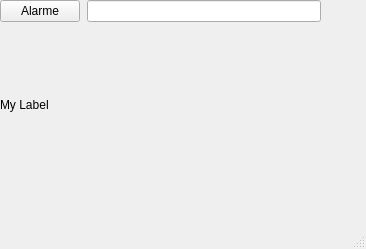
<?xml version="1.0" encoding="UTF-8"?>
<ui version="4.0">
 <class>MainWindow</class>
 <widget class="QMainWindow" name="MainWindow">
  <property name="geometry">
   <rect>
    <x>0</x>
    <y>0</y>
    <width>366</width>
    <height>249</height>
   </rect>
  </property>
  <property name="windowTitle">
   <string>MainWindow</string>
  </property>
  <widget class="QWidget" name="centralwidget">
   <widget class="QWidget" name="gridLayoutWidget">
    <property name="geometry">
     <rect>
      <x>0</x>
      <y>0</y>
      <width>321</width>
      <height>181</height>
     </rect>
    </property>
    <layout class="QGridLayout" name="gridLayout">
     <property name="sizeConstraint">
      <enum>QLayout::SetDefaultConstraint</enum>
     </property>
     <property name="horizontalSpacing">
      <number>7</number>
     </property>
     <item row="1" column="0" colspan="2">
      <widget class="QLabel" name="label1">
       <property name="text">
        <string>My Label</string>
       </property>
      </widget>
     </item>
     <item row="0" column="0">
      <widget class="QPushButton" name="alarmButton">
       <property name="text">
        <string>Alarme</string>
       </property>
       <property name="icon">
        <iconset resource="main.qrc">
         <normaloff>:/ico/D:/Icons/o_collection/o_collection_png/office/32x32/alarm.png</normaloff>:/ico/D:/Icons/o_collection/o_collection_png/office/32x32/alarm.png</iconset>
       </property>
       <property name="iconSize">
        <size>
         <width>32</width>
         <height>32</height>
        </size>
       </property>
      </widget>
     </item>
     <item row="0" column="1">
      <widget class="QLineEdit" name="alarmLineEdit"/>
     </item>
    </layout>
   </widget>
  </widget>
  <widget class="QMenuBar" name="menubar">
   <property name="geometry">
    <rect>
     <x>0</x>
     <y>0</y>
     <width>366</width>
     <height>26</height>
    </rect>
   </property>
  </widget>
  <widget class="QStatusBar" name="statusbar"/>
 </widget>
 <resources>
  <include location="main.qrc"/>
 </resources>
 <connections/>
</ui>
